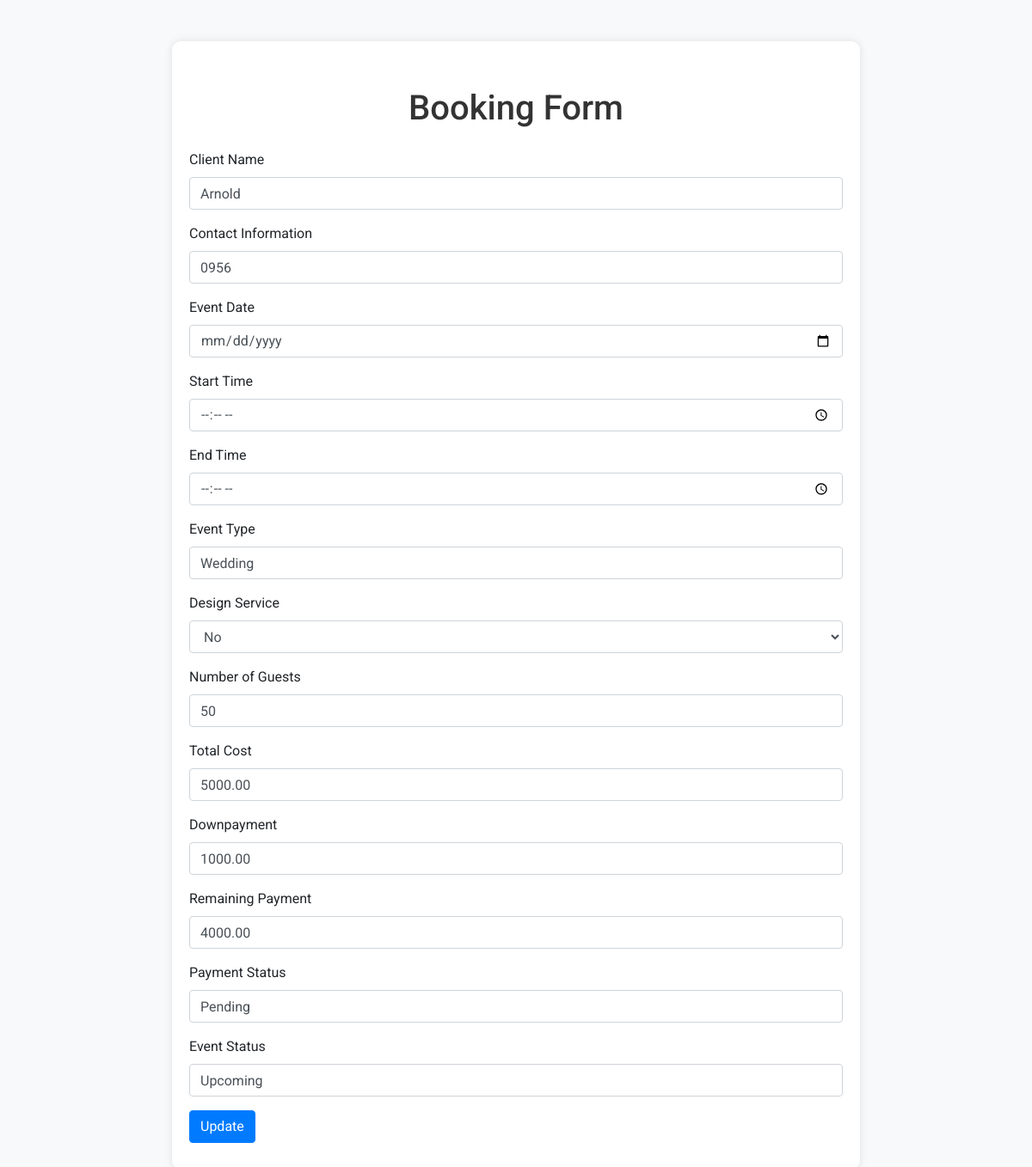
Screenshot of /dashboard/bookings/edit/1/ (signed in) with the database file from the repository.
### dashboard/models.py (models this page shows, shortened)
class Booking(models.Model):
    EVENT_TYPES = [
        ("Wedding", "Wedding"),
        ("Birthday", "Birthday"),
        ("Corporate", "Corporate"),
        ("Anniversary", "Anniversary"),
        ("Graduation", "Graduation"),
        ("Conference", "Conference"),
    ]
    PAYMENT_STATUS = [
        ("Pending", "Pending"),
        ("Completed", "Completed"),
        ("Overdue", "Overdue"),
    ]
    EVENT_STATUS = [
        ("Upcoming", "Upcoming"),
        ("Ongoing", "Ongoing"),
        ("Completed", "Completed"),
        ("Cancelled", "Cancelled"),
    ]
    client_name = models.CharField(max_length=100)
    contact_information = models.TextField()
    event_date = models.DateField()
    start_time = models.TimeField()
    end_time = models.TimeField()
    event_type = models.CharField(max_length=20, choices=EVENT_TYPES)
    design_service = models.BooleanField(default=False)
    number_of_guests = models.IntegerField()
    total_cost = models.DecimalField(max_digits=10, decimal_places=2)
    downpayment = models.DecimalField(max_digits=10, decimal_places=2)
    remaining_payment = models.DecimalField(max_digits=10, decimal_places=2)
    payment_status = models.CharField(max_length=20, choices=PAYMENT_STATUS)
    event_status = models.CharField(max_length=20, choices=EVENT_STATUS)

### dashboard/views.py (the view)
# urls.py: path('bookings/edit/<int:id>/', views.edit_booking, name='edit_booking'),
@login_required
def edit_booking(request, id=None):
    return booking_form(request, id)

### dashboard/views.py (called while the page is built, shortened)
@login_required
def booking_form(request, id=None):
    if id:
        booking = get_object_or_404(Booking, pk=id)
    else:
        booking = None
    context = {
        "booking": booking,
        "button": "Update" if booking else "Create",
    }
    return render(request, "booking_form.html", context)

### dashboard/templates/Booking_form.html (shortened to what this page needs)
<!DOCTYPE html>
<html lang="en">
<head>
  <link href="https://stackpath.bootstrapcdn.com/bootstrap/4.5.2/css/bootstrap.min.css" rel="stylesheet">
  <link rel="stylesheet" href="https://cdnjs.cloudflare.com/ajax/libs/font-awesome/5.15.3/css/all.min.css">
</head>
<body>
  <div class="container mt-5">
    <h1 class="my-4">Booking Form</h1>
    <form method="post">
      <div class="form-group">
        <label for="client_name">Client Name</label>
        <input type="text" class="form-control" id="client_name" name="client_name" value="{{ booking.client_name }}" required>
      </div>
      <div class="form-group">
        <label for="contact_information">Contact Information</label>
        <input type="text" class="form-control" id="contact_information" name="contact_information" value="{{ booking.contact_information }}" required>
      </div>
      <div class="form-group">
        <label for="event_date">Event Date</label>
        <input type="date" class="form-control" id="event_date" name="event_date" value="{{ booking.event_date }}" required>
      </div>
      <div class="form-group">
        <label for="start_time">Start Time</label>
        <input type="time" class="form-control" id="start_time" name="start_time" value="{{ booking.start_time }}" required>
      </div>
      <div class="form-group">
        <label for="end_time">End Time</label>
        <input type="time" class="form-control" id="end_time" name="end_time" value="{{ booking.end_time }}" required>
      </div>
      <div class="form-group">
        <label for="event_type">Event Type</label>
        <input type="text" class="form-control" id="event_type" name="event_type" value="{{ booking.event_type }}" required>
      </div>
      <div class="form-group">
        <label for="design_service">Design Service</label>
        <select class="form-control" id="design_service" name="design_service">
          <option value="No" {% if not booking.design_service %}selected{% endif %}>No</option>
        </select>
      </div>
      <div class="form-group">
        <label for="number_of_guests">Number of Guests</label>
        <input type="number" class="form-control" id="number_of_guests" name="number_of_guests" value="{{ booking.number_of_guests }}" required>
      </div>
      <div class="form-group">
        <label for="total_cost">Total Cost</label>
        <input type="number" class="form-control" id="total_cost" name="total_cost" value="{{ booking.total_cost }}" required>
      </div>
      <div class="form-group">
        <label for="downpayment">Downpayment</label>
        <input type="number" class="form-control" id="downpayment" name="downpayment" value="{{ booking.downpayment }}" required>
      </div>
      <div class="form-group">
        <label for="remaining_payment">Remaining Payment</label>
        <input type="number" class="form-control" id="remaining_payment" name="remaining_payment" value="{{ booking.remaining_payment }}" required>
      </div>
      <div class="form-group">
        <label for="payment_status">Payment Status</label>
        <input type="text" class="form-control" id="payment_status" name="payment_status" value="{{ booking.payment_status }}" required>
      </div>
      <div class="form-group">
        <label for="event_status">Event Status</label>
        <input type="text" class="form-control" id="event_status" name="event_status" value="{{ booking.event_status }}" required>
      </div>
      <button type="submit" class="btn btn-primary">{{ button }}</button>
    </form>
  </div>
</body>
</html>

### dashboard/templates/Booking_form.html (style rules this page uses)
body { background-color: #f8f9fa; font-family: 'Roboto', sans-serif; }
.container { max-width: 800px; margin: auto; padding: 30px 20px; box-shadow: 0 0 10px rgba(0, 0, 0, 0.1); background-color: #fff; border-radius: 10px; }
h1 { text-align: center; margin-bottom: 30px; color: #333; }

### rows the page displays
Booking: client_name "Arnold", contact_information "0956", event_type "Wedding", design_service "No", number_of_guests "50", total_cost "5000.00", downpayment "1000.00", remaining_payment "4000.00", payment_status "Pending", event_status "Upcoming"

### other values shown
{{ button }} "Update"
